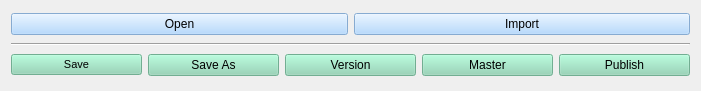
   <widget class="QWidget" name="verticalLayoutWidget">
    <property name="geometry">
     <rect>
      <x>10</x>
      <y>610</y>
      <width>701</width>
      <height>91</height>
     </rect>
    </property>
    <layout class="QVBoxLayout" name="verticalLayout">
     <item>
      <layout class="QHBoxLayout" name="layout_buttons_horizontal_2">
       <item>
        <widget class="QPushButton" name="btn_open">
         <property name="enabled">
          <bool>false</bool>
         </property>
         <property name="styleSheet">
          <string notr="true">background-color: rgb(164, 208, 255);
font: 8pt &quot;MS Shell Dlg 2&quot;;
color: rgb(0, 0, 0);</string>
         </property>
         <property name="text">
          <string>Open</string>
         </property>
        </widget>
       </item>
       <item>
        <widget class="QPushButton" name="btn_import">
         <property name="enabled">
          <bool>false</bool>
         </property>
         <property name="styleSheet">
          <string notr="true">background-color: rgb(164, 208, 255);
font: 8pt &quot;MS Shell Dlg 2&quot;;
color: rgb(0, 0, 0);</string>
         </property>
         <property name="text">
          <string>Import</string>
         </property>
        </widget>
       </item>
      </layout>
     </item>
     <item>
      <widget class="Line" name="line">
       <property name="orientation">
        <enum>Qt::Horizontal</enum>
       </property>
      </widget>
     </item>
     <item>
      <layout class="QHBoxLayout" name="layout_buttons_horizontal">
       <item>
        <widget class="QPushButton" name="btn_save">
         <property name="enabled">
          <bool>false</bool>
         </property>
         <property name="palette">
          <palette>
           <active>
            <colorrole role="WindowText">
             <brush brushstyle="SolidPattern">
              <color alpha="255">
               <red>0</red>
               <green>0</green>
               <blue>0</blue>
              </color>
             </brush>
            </colorrole>
            <colorrole role="Button">
             <brush brushstyle="SolidPattern">
              <color alpha="255">
               <red>139</red>
               <green>212</green>
               <blue>178</blue>
              </color>
             </brush>
            </colorrole>
            <colorrole role="Text">
             <brush brushstyle="SolidPattern">
              <color alpha="255">
               <red>0</red>
               <green>0</green>
               <blue>0</blue>
              </color>
             </brush>
            </colorrole>
            <colorrole role="ButtonText">
             <brush brushstyle="SolidPattern">
              <color alpha="255">
               <red>0</red>
               <green>0</green>
               <blue>0</blue>
              </color>
             </brush>
            </colorrole>
            <colorrole role="Base">
             <brush brushstyle="SolidPattern">
              <color alpha="255">
               <red>139</red>
               <green>212</green>
               <blue>178</blue>
              </color>
             </brush>
            </colorrole>
            <colorrole role="Window">
             <brush brushstyle="SolidPattern">
              <color alpha="255">
               <red>139</red>
               <green>212</green>
               <blue>178</blue>
              </color>
             </brush>
            </colorrole>
           </active>
           <inactive>
            <colorrole role="WindowText">
             <brush brushstyle="SolidPattern">
              <color alpha="255">
               <red>0</red>
               <green>0</green>
               <blue>0</blue>
              </color>
             </brush>
            </colorrole>
            <colorrole role="Button">
             <brush brushstyle="SolidPattern">
              <color alpha="255">
               <red>139</red>
               <green>212</green>
               <blue>178</blue>
              </color>
             </brush>
            </colorrole>
            <colorrole role="Text">
             <brush brushstyle="SolidPattern">
              <color alpha="255">
               <red>0</red>
               <green>0</green>
               <blue>0</blue>
              </color>
             </brush>
            </colorrole>
            <colorrole role="ButtonText">
             <brush brushstyle="SolidPattern">
              <color alpha="255">
               <red>0</red>
               <green>0</green>
               <blue>0</blue>
              </color>
             </brush>
            </colorrole>
            <colorrole role="Base">
             <brush brushstyle="SolidPattern">
              <color alpha="255">
               <red>139</red>
               <green>212</green>
               <blue>178</blue>
              </color>
             </brush>
            </colorrole>
            <colorrole role="Window">
             <brush brushstyle="SolidPattern">
              <color alpha="255">
               <red>139</red>
               <green>212</green>
               <blue>178</blue>
              </color>
             </brush>
            </colorrole>
           </inactive>
           <disabled>
            <colorrole role="WindowText">
             <brush brushstyle="SolidPattern">
              <color alpha="255">
               <red>0</red>
               <green>0</green>
               <blue>0</blue>
              </color>
             </brush>
            </colorrole>
            <colorrole role="Button">
             <brush brushstyle="SolidPattern">
              <color alpha="255">
               <red>139</red>
               <green>212</green>
               <blue>178</blue>
              </color>
             </brush>
            </colorrole>
            <colorrole role="Text">
             <brush brushstyle="SolidPattern">
              <color alpha="255">
               <red>0</red>
               <green>0</green>
               <blue>0</blue>
              </color>
             </brush>
            </colorrole>
            <colorrole role="ButtonText">
             <brush brushstyle="SolidPattern">
              <color alpha="255">
               <red>0</red>
               <green>0</green>
               <blue>0</blue>
              </color>
             </brush>
            </colorrole>
            <colorrole role="Base">
             <brush brushstyle="SolidPattern">
              <color alpha="255">
               <red>139</red>
               <green>212</green>
               <blue>178</blue>
              </color>
             </brush>
            </colorrole>
            <colorrole role="Window">
             <brush brushstyle="SolidPattern">
              <color alpha="255">
               <red>139</red>
               <green>212</green>
               <blue>178</blue>
              </color>
             </brush>
            </colorrole>
           </disabled>
          </palette>
         </property>
         <property name="font">
          <font>
           <family>MS Shell Dlg 2</family>
           <pointsize>8</pointsize>
           <weight>50</weight>
           <italic>false</italic>
           <bold>false</bold>
          </font>
         </property>
         <property name="autoFillBackground">
          <bool>false</bool>
         </property>
         <property name="styleSheet">
          <string notr="true">background-color: rgb(139, 212, 178);
font: 8pt &quot;MS Shell Dlg 2&quot;;
color: rgb(0, 0, 0);</string>
         </property>
         <property name="text">
          <string>Save</string>
         </property>
        </widget>
       </item>
       <item>
        <widget class="QPushButton" name="btn_saveas">
         <property name="enabled">
          <bool>false</bool>
         </property>
         <property name="styleSheet">
          <string notr="true">background-color: rgb(139, 212, 178);
font: 8pt &quot;MS Shell Dlg 2&quot;;
color: rgb(0, 0, 0);</string>
         </property>
         <property name="text">
          <string>Save As</string>
         </property>
        </widget>
       </item>
       <item>
        <widget class="QPushButton" name="btn_version">
         <property name="enabled">
          <bool>false</bool>
         </property>
         <property name="styleSheet">
          <string notr="true">background-color: rgb(139, 212, 178);
font: 8pt &quot;MS Shell Dlg 2&quot;;
color: rgb(0, 0, 0);</string>
         </property>
         <property name="text">
          <string>Version</string>
         </property>
        </widget>
       </item>
       <item>
        <widget class="QPushButton" name="btn_master">
         <property name="enabled">
          <bool>false</bool>
         </property>
         <property name="styleSheet">
          <string notr="true">background-color: rgb(139, 212, 178);
font: 8pt &quot;MS Shell Dlg 2&quot;;
color: rgb(0, 0, 0);</string>
         </property>
         <property name="text">
          <string>Master</string>
         </property>
        </widget>
       </item>
       <item>
        <widget class="QPushButton" name="btn_publish">
         <property name="enabled">
          <bool>false</bool>
         </property>
         <property name="styleSheet">
          <string notr="true">background-color: rgb(139, 212, 178);
font: 8pt &quot;MS Shell Dlg 2&quot;;
color: rgb(0, 0, 0);</string>
         </property>
         <property name="text">
          <string>Publish</string>
         </property>
        </widget>
       </item>
      </layout>
     </item>
    </layout>
   </widget>
